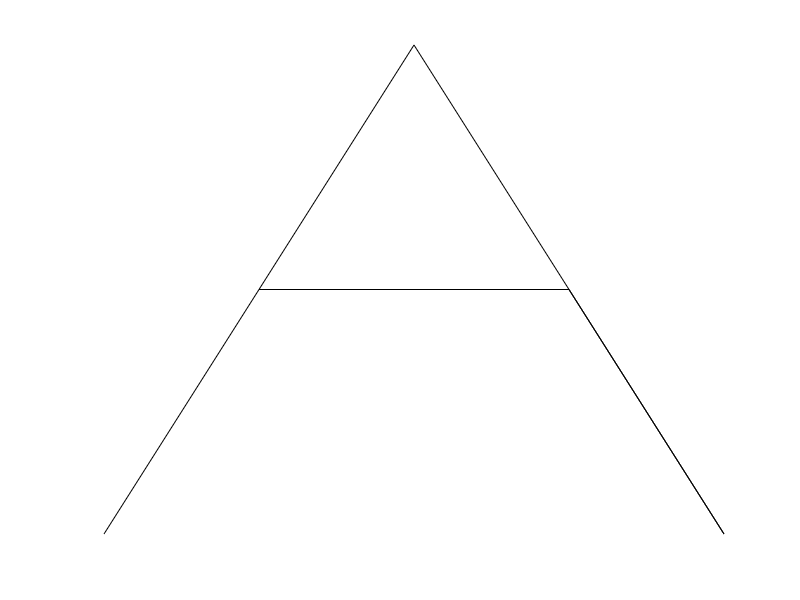

Write the MATLAB code that produced this figure.
figure('Name', 'Number-Face', 'NumberTitle', 'off');
axes;
axis off;
% %A  [0,-5], [1.25,-2.5]
    line([0; 2.5], [-5; 0], 'LineStyle', '-', 'Color', 'black');
    line([2.5; 5], [0; -5], 'LineStyle', '-', 'Color', 'black');
    line([5; 3.75], [-5; -2.5], 'LineStyle', '-', 'Color', 'black');
    line([3.75; 1.25], [-2.5; -2.5], 'LineStyle', '-', 'Color', 'black');

% %B  [0,-5], [0,-5]
%     line([0; 0], [-5; 0], 'LineStyle', '-', 'Color', 'black');
%     line([0; 2], [0; 0], 'LineStyle', '-', 'Color', 'black');
%     line([2; 4], [0; -1], 'LineStyle', '-', 'Color', 'black');
%     line([4; 4], [-1; -1.5], 'LineStyle', '-', 'Color', 'black');
%     line([4; 2], [-1.5; -2.5], 'LineStyle', '-', 'Color', 'black');
%     line([2; 0], [-2.5; -2.5], 'LineStyle', '-', 'Color', 'black');
%     line([0; 2], [-2.5; -2.5], 'LineStyle', '-', 'Color', 'black');
%     line([2; 4], [-2.5; -3.5], 'LineStyle', '-', 'Color', 'black');
%     line([4; 4], [-3.5; -4], 'LineStyle', '-', 'Color', 'black');
%     line([4; 2], [-4; -5], 'LineStyle', '-', 'Color', 'black');
%     line([2; 0], [-5; -5], 'LineStyle', '-', 'Color', 'black');    

% %C  [4,-1], [4,-4]
    % line([4; 3], [-1; 0], 'LineStyle', '-', 'Color', 'black');
    % line([3; 1], [0; 0], 'LineStyle', '-', 'Color', 'black');
    % line([1; 0], [0; -1], 'LineStyle', '-', 'Color', 'black');
    % line([0; 0], [-1; -4], 'LineStyle', '-', 'Color', 'black');
    % line([0; 1], [-4; -5], 'LineStyle', '-', 'Color', 'black');
    % line([1; 3], [-5; -5], 'LineStyle', '-', 'Color', 'black');
    % line([3; 4], [-5; -4], 'LineStyle', '-', 'Color', 'black');

% %D  [0,0], [0,0]
  % line([0; 0], [0; -5], 'LineStyle', '-', 'Color', 'black');
  % line([0; 2], [-5; -5], 'LineStyle', '-', 'Color', 'black');
  % line([2; 4], [-5; -3.5], 'LineStyle', '-', 'Color', 'black');
  % line([4; 4], [-3.5; -1.5], 'LineStyle', '-', 'Color', 'black');
  % line([4; 2], [-1.5; 0], 'LineStyle', '-', 'Color', 'black');
  % line([2; 0], [0; 0], 'LineStyle', '-', 'Color', 'black');
  
  
  

% %E  [4,0], [4,-5]
    % line([4; 0], [0; 0], 'LineStyle', '-', 'Color', 'black');
    % line([0; 0], [0; -2.5], 'LineStyle', '-', 'Color', 'black');
    % line([0; 4], [-2.5; -2.5], 'LineStyle', '-', 'Color', 'black');
    % line([4; 0], [-2.5; -2.5], 'LineStyle', '-', 'Color', 'black');
    % line([0; 0], [-2.5; -5], 'LineStyle', '-', 'Color', 'black');
    % line([0; 4], [-5; -5], 'LineStyle', '-', 'Color', 'black');
    
    

% %F [4,0], [0,-5]
    % line([4; 0], [0; 0], 'LineStyle', '-', 'Color', 'black');
    % line([0; 0], [0; -2.5], 'LineStyle', '-', 'Color', 'black');
    % line([0; 4], [-2.5; -2.5], 'LineStyle', '-', 'Color', 'black');
    % line([4; 0], [-2.5; -2.5], 'LineStyle', '-', 'Color', 'black');
    % line([0; 0], [-2.5; -5], 'LineStyle', '-', 'Color', 'black');

% %G  [0,-5], [0,-5]
    % line([4; 3], [-1; 0], 'LineStyle', '-', 'Color', 'black');
    % line([3; 1], [0; 0], 'LineStyle', '-', 'Color', 'black');
    % line([1; 0], [0; -1], 'LineStyle', '-', 'Color', 'black');
    % line([0; 0], [-1; -4], 'LineStyle', '-', 'Color', 'black');    
    % line([0; 1], [-4; -5], 'LineStyle', '-', 'Color', 'black');    
    % line([1; 4], [-5; -5], 'LineStyle', '-', 'Color', 'black');    
    % line([4; 4], [-5; -3], 'LineStyle', '-', 'Color', 'black');
    % line([4; 2], [-3; -3], 'LineStyle', '-', 'Color', 'black');

% %H [0,0], [4,-5]
    % line([0; 0], [0; -5], 'LineStyle', '-', 'Color', 'black');
    % line([0; 0], [-5; -2.5], 'LineStyle', '-', 'Color', 'black');
    % line([0; 4], [-2.5; -2.5], 'LineStyle', '-', 'Color', 'black');
    % line([4; 4], [-2.5; 0], 'LineStyle', '-', 'Color', 'black');
    % line([4; 4], [0; -5], 'LineStyle', '-', 'Color', 'black');

% %I [3,0], [3,-5]
%     line([3; 3], [0; -5], 'LineStyle', '-', 'Color', 'black');

% %J [0,0], [0,-4]
    % line([0; 3], [0; 0], 'LineStyle', '-', 'Color', 'black');
    % line([3; 3], [0; -4], 'LineStyle', '-', 'Color', 'black');
    % line([3; 2], [-4; -5], 'LineStyle', '-', 'Color', 'black');
    % line([2; 1], [-5; -5], 'LineStyle', '-', 'Color', 'black');
    % line([1; 0], [-5; -4], 'LineStyle', '-', 'Color', 'black');

% %K [0,-5], [0,-5]
    % line([0; 0], [0; -5], 'LineStyle', '-', 'Color', 'black');
    % line([0; 0], [-5; -2.5], 'LineStyle', '-', 'Color', 'black');
    % line([0; 4], [-2.5; 0], 'LineStyle', '-', 'Color', 'black');
    % line([4; 0], [0; -2.5], 'LineStyle', '-', 'Color', 'black');
    % line([0; 4], [-2.5; -5], 'LineStyle', '-', 'Color', 'black');

% %L [0,0], [4,-5]
%     line([0; 0], [0; -5], 'LineStyle', '-', 'Color', 'black');
%     line([0; 4], [-5; -5], 'LineStyle', '-', 'Color', 'black');

% %M  [0,-5], [6,-5]
    % line([0; 1.5], [-5; 0], 'LineStyle', '-', 'Color', 'black');
    % line([1.5; 3], [0; -5], 'LineStyle', '-', 'Color', 'black');
    % line([3; 4.5], [-5; 0], 'LineStyle', '-', 'Color', 'black');
    % line([4.5; 6], [0; -5], 'LineStyle', '-', 'Color', 'black');

% %N  [0,-5], [4,0]
    % line([0; 0], [-5; 0], 'LineStyle', '-', 'Color', 'black');
    % line([0; 4], [0; -5], 'LineStyle', '-', 'Color', 'black');
    % line([4; 4], [-5; 0], 'LineStyle', '-', 'Color', 'black');

% %O [4,-1], [4,-1]
%     line([4; 3], [-1; 0], 'LineStyle', '-', 'Color', 'black');
%     line([3; 1], [0; 0], 'LineStyle', '-', 'Color', 'black');
%     line([1; 0], [0; -1], 'LineStyle', '-', 'Color', 'black');
%     line([0; 0], [-1; -4], 'LineStyle', '-', 'Color', 'black');
%     line([0; 1], [-4; -5], 'LineStyle', '-', 'Color', 'black');
%     line([1; 3], [-5; -5], 'LineStyle', '-', 'Color', 'black');
%     line([3; 4], [-5; -4], 'LineStyle', '-', 'Color', 'black');
%     line([4; 4], [-4; -1], 'LineStyle', '-', 'Color', 'black');


% %P  [0,-5], [0,-2.5]
 % line([0; 0], [-5; 0], 'LineStyle', '-', 'Color', 'black');
 % line([0; 2], [0; 0], 'LineStyle', '-', 'Color', 'black');
 % line([2; 4], [0; -1], 'LineStyle', '-', 'Color', 'black');
 % line([4; 4], [-1; -1.5], 'LineStyle', '-', 'Color', 'black');
 % line([4; 2], [-1.5; -2.5], 'LineStyle', '-', 'Color', 'black');
 % line([2; 0], [-2.5; -2.5], 'LineStyle', '-', 'Color', 'black');

% %Q  [4,-4], [4,-5]
    % line([4; 4], [-4; -1], 'LineStyle', '-', 'Color', 'black');
    % line([4; 3], [-1; 0], 'LineStyle', '-', 'Color', 'black');
    % line([3; 1], [0; 0], 'LineStyle', '-', 'Color', 'black');
    % line([1; 0], [0; -1], 'LineStyle', '-', 'Color', 'black');
    % line([0; 0], [-1; -4], 'LineStyle', '-', 'Color', 'black');
    % line([0; 1], [-4; -5], 'LineStyle', '-', 'Color', 'black');
    % line([1; 3], [-5; -5], 'LineStyle', '-', 'Color', 'black');
    % line([3; 4], [-5; -4], 'LineStyle', '-', 'Color', 'black');
    % line([4; 3.5], [-4; -4.5], 'LineStyle', '-', 'Color', 'black');
    % line([3.5; 2], [-4.5; -3], 'LineStyle', '-', 'Color', 'black')
    % line([2; 4], [-3; -5], 'LineStyle', '-', 'Color', 'black');

% %R  [0,-5], [4,-5]
 % line([0; 0], [-5; 0], 'LineStyle', '-', 'Color', 'black');
 % line([0; 2], [0; 0], 'LineStyle', '-', 'Color', 'black');
 % line([2; 4], [0; -1], 'LineStyle', '-', 'Color', 'black');
 % line([4; 4], [-1; -1.5], 'LineStyle', '-', 'Color', 'black');
 % line([4; 2], [-1.5; -2.5], 'LineStyle', '-', 'Color', 'black');
 % line([2; 0], [-2.5; -2.5], 'LineStyle', '-', 'Color', 'black');
 % line([0; 4], [-2.5; -5], 'LineStyle', '-', 'Color', 'black');

% %S [0,-4], [4,-1]
    % line([0; 1], [-4; -5], 'LineStyle', '-', 'Color', 'black');
    % line([1; 3], [-5; -5], 'LineStyle', '-', 'Color', 'black');
    % line([3; 4], [-5; -4.5], 'LineStyle', '-', 'Color', 'black');
    % line([4; 4], [-4.5; -4], 'LineStyle', '-', 'Color', 'black');
    % line([4; 0], [-4; -1], 'LineStyle', '-', 'Color', 'black');
    % line([0; 0], [-1; -0.5], 'LineStyle', '-', 'Color', 'black');
    % line([0; 1], [-0.5; 0], 'LineStyle', '-', 'Color', 'black');
    % line([1; 3], [0; 0], 'LineStyle', '-', 'Color', 'black');
    % line([3; 4], [0; -1], 'LineStyle', '-', 'Color', 'black');


% %T  [2,-5], [0,0]
    % line([2; 2], [-5; 0], 'LineStyle', '-', 'Color', 'black');
    % line([2; 4], [0; 0], 'LineStyle', '-', 'Color', 'black');
    % line([4; 0], [0; 0], 'LineStyle', '-', 'Color', 'black');

% %U [0,0], [4,0]
    % line([0; 0], [0; -4], 'LineStyle', '-', 'Color', 'black');
    % line([0; 1], [-4; -5], 'LineStyle', '-', 'Color', 'black');
    % line([1; 3], [-5; -5], 'LineStyle', '-', 'Color', 'black');
    % line([3; 4], [-5; -4], 'LineStyle', '-', 'Color', 'black');
    % line([4; 4], [-4; 0], 'LineStyle', '-', 'Color', 'black');

% %V  [0,-5], [0,-5]
%     line([0; 2], [0; -5], 'LineStyle', '-', 'Color', 'black');
%     line([2; 4], [-5; 0], 'LineStyle', '-', 'Color', 'black');

% %W  [0,0], [6,0]
%     line([0; 1.5], [0; -5], 'LineStyle', '-', 'Color', 'black');
%     line([1.5; 3], [-5; 0], 'LineStyle', '-', 'Color', 'black');
%     line([3; 4.5], [0; -5], 'LineStyle', '-', 'Color', 'black');
%     line([4.5; 6], [-5; 0], 'LineStyle', '-', 'Color', 'black');

% %X  [0,0], [4,0]
    % line([0; 4], [0; -5], 'LineStyle', '-', 'Color', 'black');
    % line([4; 2], [-5; -2.5], 'LineStyle', '-', 'Color', 'black');
    % line([2; 0], [-2.5; -5], 'LineStyle', '-', 'Color', 'black');
    % line([0; 4], [-5; 0], 'LineStyle', '-', 'Color', 'black');

% %Y  [0,0], [2,-5]
    % line([0; 2], [0; -2.5], 'LineStyle', '-', 'Color', 'black');
    % line([2; 4], [-2.5; 0], 'LineStyle', '-', 'Color', 'black');
    % line([4; 2], [0; -2.5], 'LineStyle', '-', 'Color', 'black');
    % line([2; 2], [-2.5; -5], 'LineStyle', '-', 'Color', 'black');

% %Z [0,0], [4,-5]
%     line([0; 4], [0; 0], 'LineStyle', '-', 'Color', 'black');
%     line([4; 0], [0; -5], 'LineStyle', '-', 'Color', 'black');
%     line([0; 4], [-5; -5], 'LineStyle', '-', 'Color', 'black');